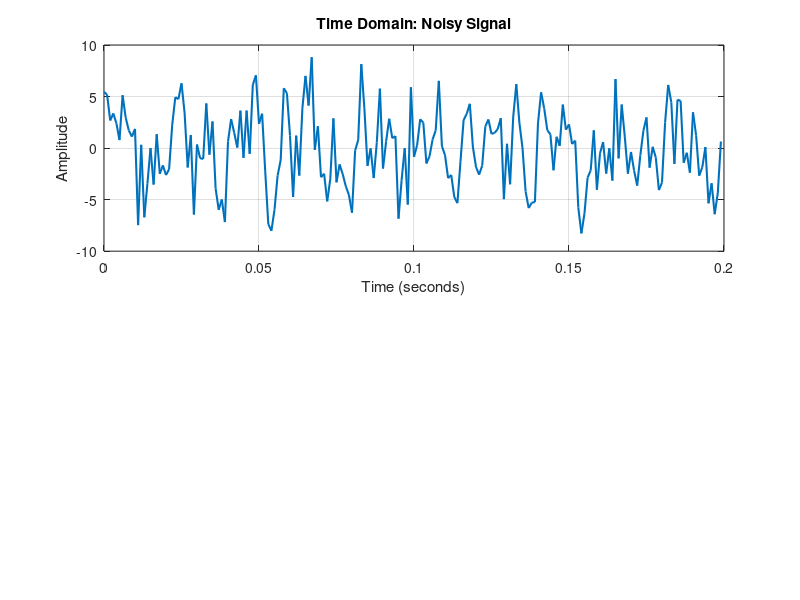

Source code (MATLAB): (Note: this script raises an error after producing the figure.)
%% Power Spectral Density (PSD) Tutorial Example
clear; clc; close all;

%% 1. Define Signal Parameters
Fs = 1000;                    % Sampling frequency (Hz)
t = 0:1/Fs:2-1/Fs;            % Time vector (2 seconds duration)
N = length(t);                % Number of samples

%% 2. Create the Signal (2 Sine Waves + Noise)
% We mix a 50 Hz wave, a 120 Hz wave, and random white noise.
f1 = 50;                      % First frequency component (Hz)
f2 = 120;                     % Second frequency component (Hz)

% Signal definition
clean_signal = 2*sin(2*pi*f1*t) + 3*cos(2*pi*f2*t);
noise = 2.5 * randn(size(t));  % White noise with variance
x = clean_signal + noise;     % Noisy signal

%% 3. Plot the Time-Domain Signal
figure('Position', [100, 100, 800, 600]);

subplot(2,1,1);
plot(t(1:200), x(1:200), 'LineWidth', 1.5); % Plot first 200 samples for clarity
title('Time Domain: Noisy Signal');
xlabel('Time (seconds)');
ylabel('Amplitude');
grid on;

%% 4. Calculate PSD using Welch's Method
% pwelch divides the signal into overlapping segments, computes the periodogram 
% for each, and averages them to reduce noise artifacts.
window = hanning(256);        % Window function to reduce spectral leakage
overlap = 128;                % 50% overlap between segments
nfft = 512;                   % FFT points (defines frequency resolution)

[pxx, f] = pwelch(x, window, overlap, nfft, Fs);

%% 5. Plot the Power Spectral Density (Frequency Domain)
subplot(2,1,2);
% We convert the raw power to decibels (dB/Hz) using 10*log10 for standard visualization
plot(f, 10*log10(pxx), 'r', 'LineWidth', 2);
title('Frequency Domain: Power Spectral Density (PSD)');
xlabel('Frequency (Hz)');
ylabel('Power/Frequency (dB/Hz)');
grid on;

% Highlight the identified frequencies
hold on;
plot(f1, 10*log10(pxx(find(f>=f1,1))), 'bx', 'MarkerSize', 10, 'LineWidth', 2);
plot(f2, 10*log10(pxx(find(f>=f2,1))), 'bx', 'MarkerSize', 10, 'LineWidth', 2);
text(f1+10, 10*log10(pxx(find(f>=f1,1))), ['\leftarrow ' num2str(f1) ' Hz Component']);
text(f2+10, 10*log10(pxx(find(f>=f2,1))), ['\leftarrow ' num2str(f2) ' Hz Component']);
